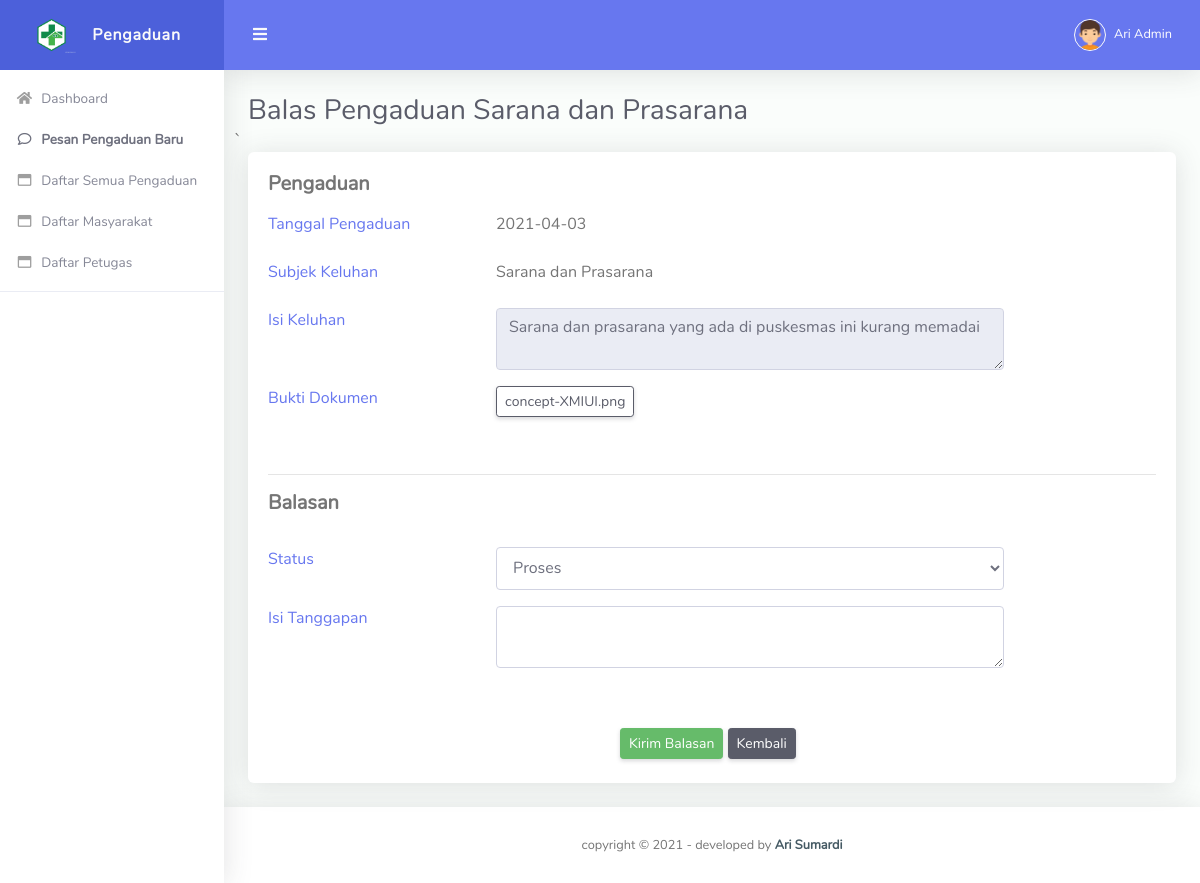
The app's page /admin/balas-pengaduan.php?id=47 (signed in) with its own data.
### tables this page shows
CREATE TABLE `tbl_pengaduan` (
  `id_pengaduan` int(10) NOT NULL,
  `subjek_pengaduan` varchar(150) NOT NULL,
  `tgl_pengaduan` date NOT NULL,
  `isi_pengaduan` text NOT NULL,
  `bukti_pengaduan` varchar(100) DEFAULT NULL,
  `balasan_pengaduan` enum('Belum','Proses','Selesai') NOT NULL,
  `id_masyarakat` int(11) NOT NULL
);

### admin/balas-pengaduan.php (the view, shortened to what this page needs)
<?php
  include '../koneksi.php';
  $id = $_GET['id'];
  $data = mysqli_query($koneksi,"select * from tbl_pengaduan where id_pengaduan='$id'");
  $row = mysqli_fetch_array($data)
?>
<!DOCTYPE html>
<html lang="en">
<head>
  <link href="../vendor/fontawesome-free/css/all.min.css" rel="stylesheet" type="text/css">
  <link href="../vendor/bootstrap/css/bootstrap.min.css" rel="stylesheet" type="text/css">
  <link href="../css/ruang-admin.min.css" rel="stylesheet">
  <link href="../vendor/datatables/dataTables.bootstrap4.css"  rel="stylesheet" type="text/css">
</head>
<body id="page-top">
  <div id="wrapper">
    <ul class="navbar-nav sidebar sidebar-light accordion" id="accordionSidebar">
      <a class="sidebar-brand d-flex align-items-center justify-content-center" href="">
        <div class="sidebar-brand-icon">
          <img src="../img/logo/logo2.png">
        </div>
        <div class="sidebar-brand-text mx-3">Pengaduan</div>
      </a>
      <?php include "menu.php"; ?>
      <hr class="sidebar-divider">
    </ul>
    <div id="content-wrapper" class="d-flex flex-column">
      <div id="content">
        <nav class="navbar navbar-expand navbar-light bg-navbar topbar mb-4 static-top">
          <button id="sidebarToggleTop" class="btn btn-link rounded-circle mr-3">
            <i class="fa fa-bars"></i>
          </button>
          <ul class="navbar-nav ml-auto">
            <li class="nav-item dropdown no-arrow">
              <a class="nav-link dropdown-toggle" href="#" id="userDropdown" role="button" data-toggle="dropdown"
                aria-haspopup="true" aria-expanded="false">
                <img class="img-profile rounded-circle" src="../img/boy.png" style="max-width: 60px">
                <span class="ml-2 d-none d-lg-inline text-white small"><?php echo $_SESSION['nama']; ?></span>
              </a>
            </li>
          </ul>
        </nav>
        <div class="container-fluid" id="container-wrapper">
          <div class="d-sm-flex align-items-center justify-content-between mb-0">
            <h1 class="h3 mb-0 text-gray-800">Balas Pengaduan <?php echo $row['subjek_pengaduan'];?></h1>
          </div>
          <div class="row">
         ` <div class="col-lg-12">
              <div class="card mb-4">
                <div class="card-body">
                    <div class="form-group">
                     <h5 class="text-secondary"><b>Pengaduan</b></h5>
                    </div>
                    <div class="form-group row">
                      <div class="col-lg-3">
                        <label for="tgl" class="text-primary">Tanggal Pengaduan</label>
                      </div>
                      <div class="col-lg-7">
                       <label class="text-default"><?php echo $row['tgl_pengaduan'];?> </label>
                      </div>
                    </div>
                    <div class="form-group row">
                      <div class="col-lg-3">
                       <label for="subjek" class="text-primary">Subjek Keluhan</label>
                      </div>
                      <div class="col-lg-7">
                       <label class="text-default"><?php echo $row['subjek_pengaduan'];?> </label>
                      </div>
                    </div>
                    <div class="form-group row">
                      <div class="col-lg-3">
                       <label for="subjek" class="text-primary">Isi Keluhan</label>
                      </div>
                      <div class="col-lg-7">
                       <textarea class="form-control" readonly><?php echo $row['isi_pengaduan'];?> </textarea>
                      </div>
                    </div>
                    <div class="form-group row">
                      <div class="col-lg-3">
                       <label for="subjek" class="text-primary">Bukti Dokumen</label>
                      </div>
                      <div class="col-lg-7">
                       <button type="button" class="btn btn-outline-dark btn-sm" data-toggle="modal" data-target="#exampleModal"
                    id="#myBtn"><?php echo $row['bukti_pengaduan'];?></button>
                      </div>
                    </div>
                    <br>
                    <hr>
                  <form action="add-tanggapan.php" method="post" enctype="multipart/form-data">
                  <div class="form-group">
                     <h5 class="text-secondary"><b>Balasan</b></h5>
                    </div>
                    <div class="form-group row">
                      <div class="col-lg-3">
                        <label for="tgl" class="text-primary">Status</label>
                      </div>
                      <div class="col-lg-7">
                        <select class="form-control" name="status">
                          <option value="Proses">Proses</option>
                        </select>
                      </div>
                    </div>
                    <div class="form-group row">
                      <div class="col-lg-3">
                       <label for="subjek" class="text-primary">Isi Tanggapan</label>
                      </div>
                      <div class="col-lg-7">
                       <textarea class="form-control" name="isitanggapan"></textarea>
                      </div>
                    </div>
                    </div>
                    <br>
                    <center>
                    <button type="submit" name="balas" class="btn btn-sm btn-success" >Kirim Balasan</button>
                    <a href="pesan-pengaduan.php" class="btn btn-sm btn-dark">Kembali</a> &nbsp;
                    </center>
                    <br>
                </div>
              </div>
          </div>
        </div>
      </div>
      <footer class="sticky-footer bg-white">
        <div class="container my-auto">
          <div class="copyright text-center my-auto">
            <span>copyright &copy; <script> document.write(new Date().getFullYear()); </script> - developed by
            <b><a href="">Ari Sumardi</a></b>
            </span>
          </div>
        </div>
      </footer>
    </div>
  </div>
</body>
</html>

### records on screen
tbl_pengaduan: subjek_pengaduan "Sarana dan Prasarana", tgl_pengaduan "2021-04-03", isi_pengaduan "Sarana dan prasarana yang ada di puskesmas ini kurang memadai", bukti_pengaduan "concept-XMIUI.png"

### other values on screen
$_SESSION['nama'] "Ari Admin"
